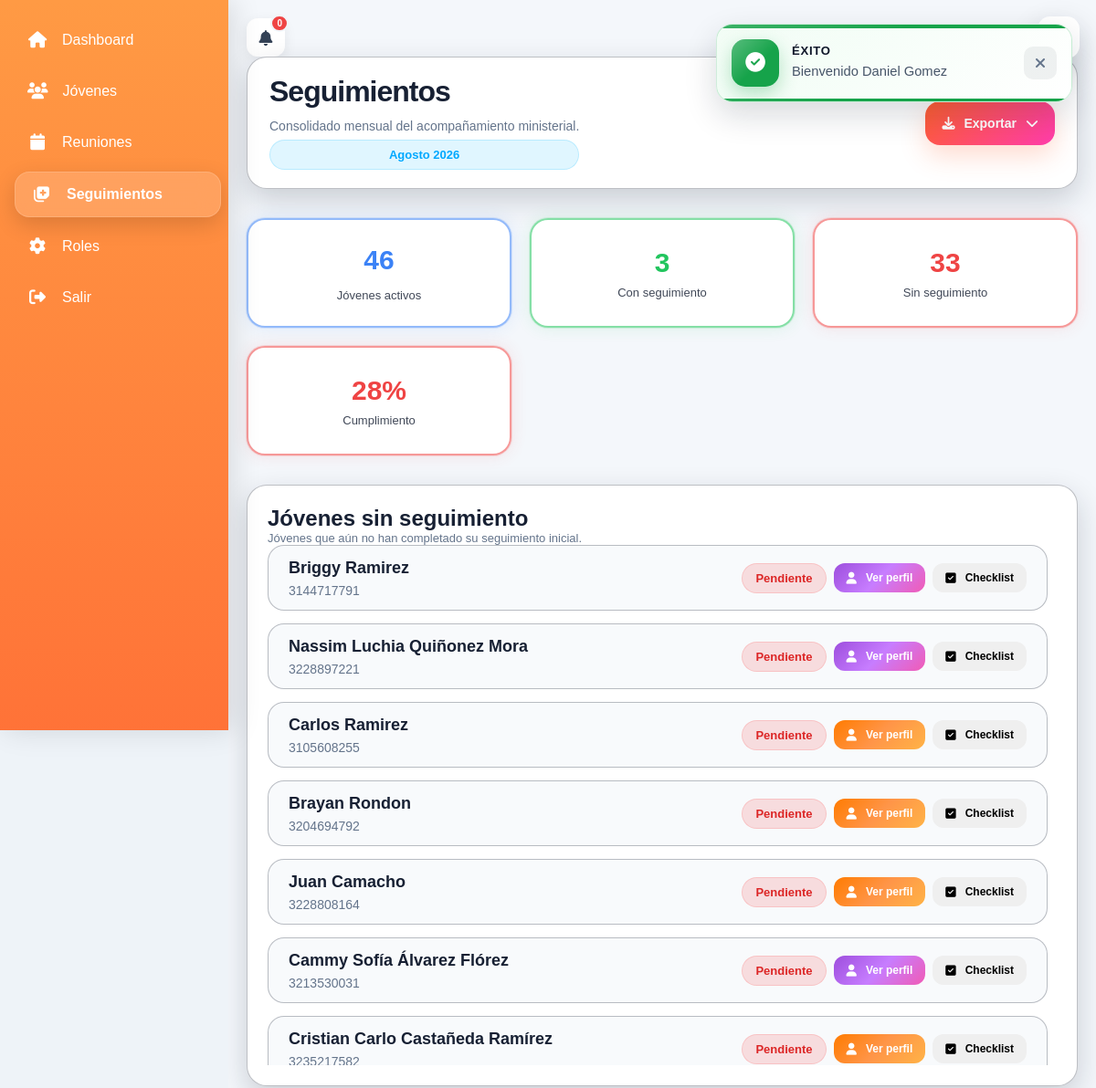
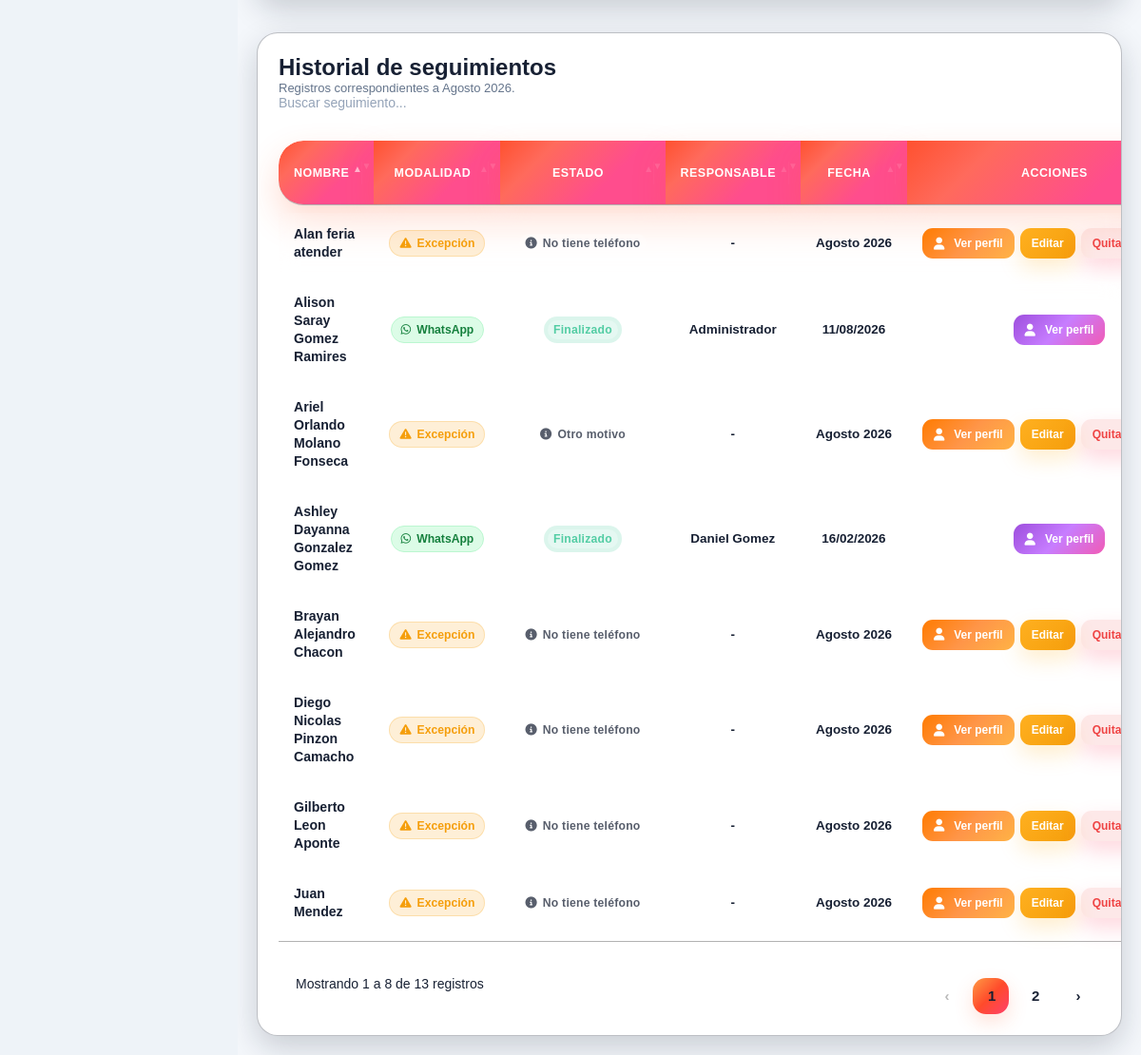
/views/seguimientos/index.php (signed in), run on the app's committed database (2 pictures, top to bottom).
### tables this page shows
CREATE TABLE `jovenes` (
  `id` int(11) NOT NULL,
  `nombre_completo` varchar(150) NOT NULL,
  `fecha_nacimiento` date DEFAULT NULL,
  `telefono` varchar(20) DEFAULT NULL,
  `estado_espiritual` enum('NUEVO','CONGREGANTE','DISCIPULADO','SERVIDOR','LIDER') DEFAULT NULL,
  `fecha_ingreso` date NOT NULL,
  `estado_actividad` enum('ACTIVO','INACTIVO','ELIMINADO') DEFAULT 'ACTIVO',
  `ultima_actividad` datetime DEFAULT NULL,
  `lider_id` int(11) DEFAULT NULL,
  `observaciones` text DEFAULT NULL,
  `es_servidor` tinyint(1) DEFAULT 0,
  `fecha_creacion` timestamp NOT NULL DEFAULT current_timestamp(),
  `edad` int(11) DEFAULT NULL,
  `fecha_actualizacion_edad` date DEFAULT NULL,
  `edad_manual` int(11) DEFAULT NULL,
  `genero` varchar(20) DEFAULT NULL,
  `activo` tinyint(1) GENERATED ALWAYS AS (`estado_actividad` = 'ACTIVO') STORED,
  `discipulado_activo` tinyint(1) DEFAULT 0,
  `discipulado_inicio` date DEFAULT NULL,
  `discipulado_fin` date DEFAULT NULL,
  `es_nuevo` tinyint(1) DEFAULT 0,
  `estado_proceso` enum('INICIO','CRECIMIENTO','MADURO') DEFAULT 'INICIO',
  `discipulado_estado` enum('NO','EN_PROCESO','COMPLETADO') DEFAULT 'NO'
);

### views/seguimientos/index.php (the view, shortened to what the rows shown need)
<?php
require_once __DIR__ . "/../../services/seguimientoService.php";
require_once __DIR__ . "/../../helpers/format.php";
$alertas =
    obtenerJovenesSinSeguimiento();
require_once __DIR__ . "/../../includes/header.php";
?>
<div class="seguimientos-page">
    <div class="page-header">
        <div class="page-header-left">
            <h1 class="page-title">
                Seguimientos
            </h1>
        </div>
    </div>
    <section class="page-section">
        <div class="section-header">
            <div>
                <h2 class="section-title">
                    Jóvenes sin seguimiento
                </h2>
            </div>
        </div>
        <?php if (!empty($alertas)): ?>
            <div class="seguimientos-alertas">
                <?php foreach ($alertas as $j): ?>
                    <div class="seguimiento-alerta-card">
                        <div class="seguimiento-alerta-left">
                            <div>
                                <h4>
                                    <?= e(
                                        $j["nombre_completo"]
                                    ) ?>
                                </h4>
                                <span>
                                    <?= e(
                                        $j["telefono"]
                                        ?: "Sin teléfono"
                                    ) ?>
                                </span>
                            </div>
                        </div>
                        <div class="seguimiento-alerta-right">
                            <span class="badge badge-danger">
                                Pendiente
                            </span>
                            <a
                                href="../jovenes/ver.php?id=<?= (int)$j["id"] ?>"
                                class="btn btn-sm btn-perfil <?= ($j["genero"] ?? "") === "F"
                                    ? "btn-perfil-chica"
                                    : "btn-perfil-chico" ?>"
                            >
                                <i class="fa-solid fa-user"></i>
                                Ver perfil
                            </a>
                            <button
                                type="button"
                                class="btn btn-sm btn-checklist"
                                data-joven-id="<?= (int)$j["id"] ?>"
                                data-joven-nombre="<?= e(
                                    $j["nombre_completo"]
                                ) ?>"
                            >
                                <i class="fa-solid fa-square-check"></i>
                                Checklist
                            </button>
                        </div>
                    </div>
                <?php endforeach; ?>
            </div>
        <?php endif; ?>
    </section>
    <br>
    <br>
    <section class="page-section">
        <div class="section-header">
            <div>
                <h2 class="section-title">
                    Historial de seguimientos
                </h2>
            </div>
        </div>
        <div class="table-responsive">
            <table
                id="tablaSeguimientos"
                class="table gx-table"
            >
                <thead>
                    <tr>
                        <th>
                            Nombre
                        </th>
                        <th>
                            Modalidad
                        </th>
                        <th>
                            Estado
                        </th>
                        <th>
                            Responsable
                        </th>
                        <th>
                            Fecha
                        </th>
                        <th>
                            Acciones
                        </th>
                    </tr>
                </thead>
            </table>
        </div>
    </section>
</div>
<?php require_once __DIR__ . "/../../includes/footer.php"; ?>

### data on the page
jovenes: nombre_completo "Briggy Ramirez", telefono "3144717791"
jovenes: nombre_completo "Nassim Luchia Quiñonez Mora", telefono "3228897221"
jovenes: nombre_completo "Carlos Ramirez", telefono "3105608255"
jovenes: nombre_completo "Brayan Rondon", telefono "3204694792"
jovenes: nombre_completo "Juan Camacho", telefono "3228808164"
jovenes: nombre_completo "Cammy Sofía Álvarez Flórez", telefono "3213530031"
jovenes: nombre_completo "Cristian Carlo Castañeda Ramírez", telefono "3235217582"

### other printed values
$totalNotificaciones "0"
$mensaje "Bienvenido Daniel Gomez"
$mesTexto "Agosto 2026"
$totalActivos "46"
$totalConSeguimiento "3"
$totalSinSeguimiento "33"
$porcentaje "28"
$registro['nombre_completo'] "Alan feria atender"
$registro['responsable_nombre'] "-"
$anioExcepcion "2026"
$registro['nombre_completo'] "Diego Nicolas Pinzon Camacho"
$registro['nombre_completo'] "Gilberto Leon Aponte"
$registro['nombre_completo'] "Brayan Alejandro Chacon"
$registro['nombre_completo'] "Ariel Orlando Molano Fonseca"
$registro['nombre_completo'] "Juan Mendez"
